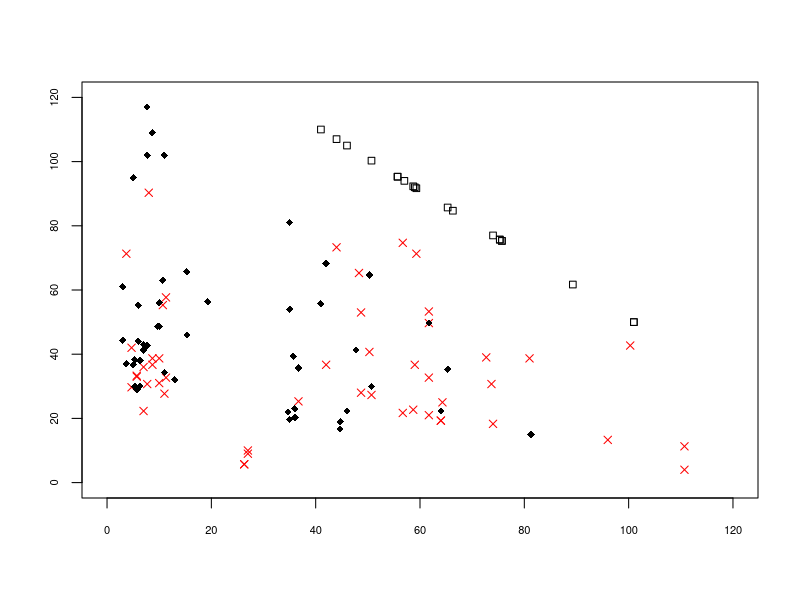
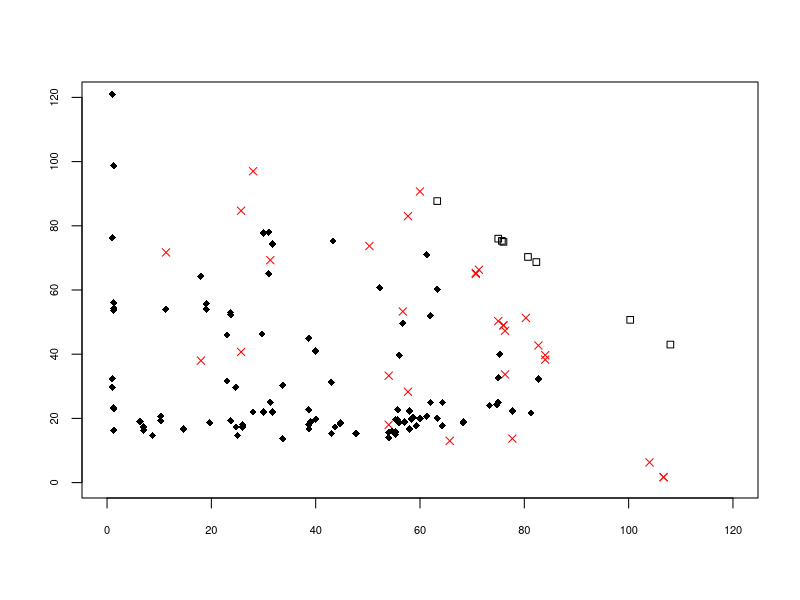
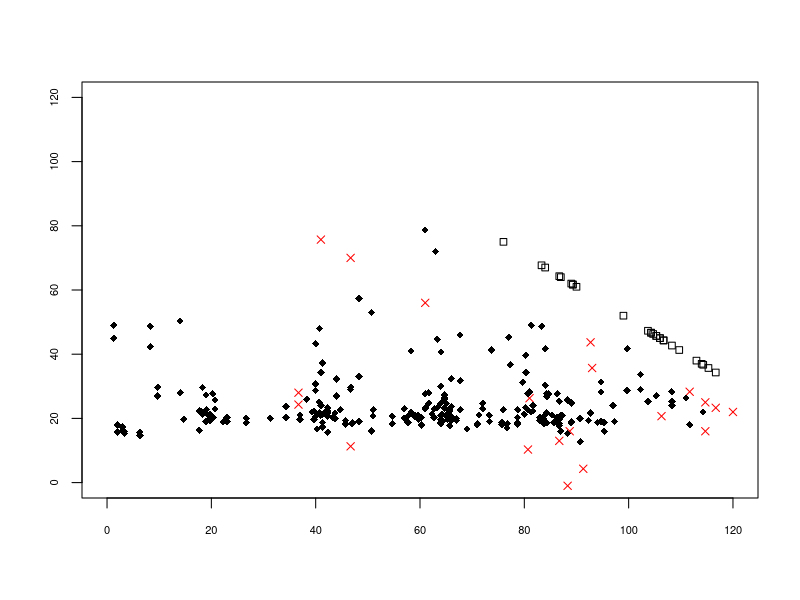

Here is the R script that generated these plots, in order:
#=====================================================================================================
# Supp. Figure 3D: Single cell response for SKMEL5 Single-cell-derived sublines in initial phase
# 0-120 hours of treatment with 8uM PLX4720
#=====================================================================================================
#         Population level response of Sublines to PLX4720
#         CellLines used: SC01, SC07 and SC10
#         Concentrations used: 8uM
#=====================================================================================================
#=====================================================================================================
library(gplots)
require(ggplot2)

setwd("~/Paudel_et_al_2016/SourceData") # Set the working directory;
# Set the output for plots
output <- paste0(substr(getwd(), 1, (nchar(getwd())-nchar("SourceData"))), "Figures") 
fig = "Supp.Fig3" # Which figure is this in paper?
output = paste0(output, "/", fig)

#=====================================================================================================
# Read experimental data
#=====================================================================================================
data <- read.csv("SKMEL5_Subclones_SingleCell_Response.csv", header=T, sep=",")
data <- subset(data, data$phase=="early")
data <- subset(data, data$Birth.time..h.<=120)
# deg is for death events, div is for division events, doe is for end of experiment events
deg <- subset(data, data$Died==TRUE)
div <- subset(data, data$Died==FALSE)
div <- subset(div, div$EOE!=TRUE)
doe <- subset(data, data$EOE==TRUE)

#=====================================================================================================
# Response for different sublines
#=====================================================================================================
set.seed(12345)
# death events in sublines
t1 = subset(deg, deg$CellLine=="SC01"); t2 = subset(deg, deg$CellLine=="SC07"); t3 = subset(deg, deg$CellLine=="SC10")
l1 = length(t1$X); l2 = length(t2$X); l3 = length(t3$X)
t_1 = t1
t_2 = t2
t_3 = t3
# division events in sublines
s1 = subset(div, div$CellLine=="SC01"); s2 = subset(div, div$CellLine=="SC07"); s3 = subset(div, div$CellLine=="SC10")
k1 = length(s1$X); k2 = length(s2$X); k3 = length(s3$X)
s_1 = s1
s_2 = s2
s_3 = s3
# EOE events in sublines
r1 = subset(doe, doe$CellLine=="SC01"); r2 = subset(doe, doe$CellLine=="SC07"); r3 = subset(doe, doe$CellLine=="SC10")
m1 = length(r1$X); m2 = length(r2$X); m3 = length(r3$X)
r_1 = r1
r_2 = r2
r_3 = r3

deg <- rbind(t_1, t_2, t_3)
div <- rbind(s_1, s_2, s_3)
doe <- rbind(r_1, r_2, r_3)
#=====================================================================================================
#         Plot single cell responses
#=====================================================================================================

wd = 3; ht =3 
# size of the texts on axis and on plots
ps = 8

pdf(paste0(output,"/","SKMEL5 Subclone01 + SCT_Initial.pdf"), width=wd, height=ht)
par(ps = ps, cex = 1, cex.axis = 1)
plot(Lifetime..h.~Birth.time..h., data=deg[(deg$CellLine %in% c("SC01")),], 
     col='red', pch=4, cex=1, xlim=c(0,120), ylim=c(0,120), xlab="", ylab="")
points(Lifetime..h.~Birth.time..h., data=div[(div$CellLine %in% c("SC01")),], pch=18, cex=1.0)
points(Lifetime..h.~Birth.time..h., data=doe[(doe$CellLine %in% c("SC01")),], col='black', pch=22, cex=1.0)
dev.off()

pdf(paste0(output,"/","SKMEL5 Subclone07 + SCT_Initial.pdf"), width=wd, height=ht)
par(ps = ps, cex = 1, cex.axis = 1)
plot(Lifetime..h.~Birth.time..h., data=deg[(deg$CellLine %in% c("SC07")),], 
     col='red', pch=4, cex=1, xlim=c(0,120), ylim=c(0,120), xlab="", ylab="")
points(Lifetime..h.~Birth.time..h., data=div[(div$CellLine %in% c("SC07")),], pch=18, cex=1.0)
points(Lifetime..h.~Birth.time..h., data=doe[(doe$CellLine %in% c("SC07")),], col='black', pch=22, cex=1.0)
dev.off()

pdf(paste0(output,"/","SKMEL5 Subclone10 + SCT_Initial.pdf"), width=wd, height=ht)
par(ps = ps, cex = 1, cex.axis = 1)
plot(Lifetime..h.~Birth.time..h., data=deg[(deg$CellLine %in% c("SC10")),], 
     col='red', pch=4, cex=1, xlim=c(0,120), ylim=c(0,120), xlab="", ylab="")
points(Lifetime..h.~Birth.time..h., data=div[(div$CellLine %in% c("SC10")),], pch=18, cex=1.0)
points(Lifetime..h.~Birth.time..h., data=doe[(doe$CellLine %in% c("SC10")),], col='black', pch=22, cex=1.0)
dev.off()

#=====================================================================================================
#=====================================================================================================
